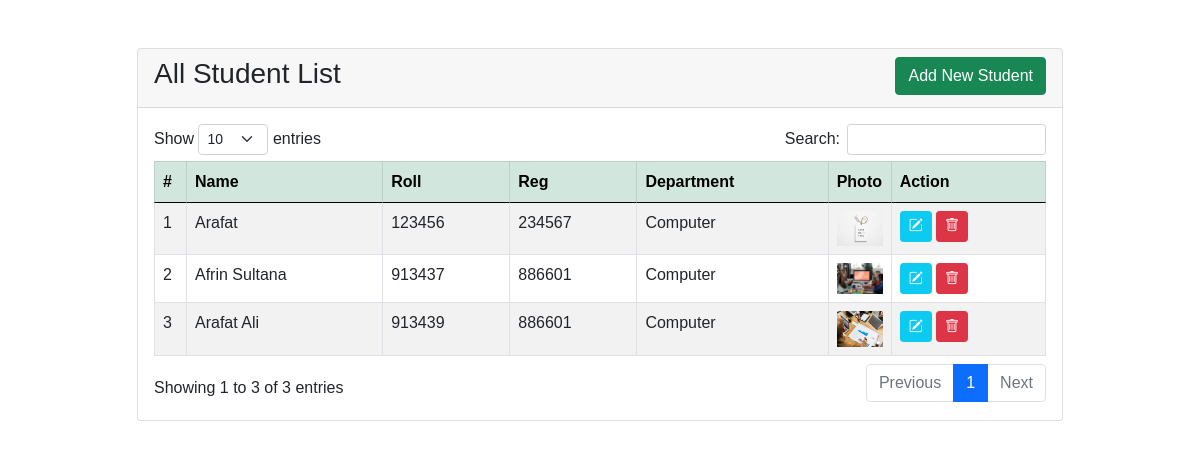
The page / on the database its author committed.
### tables this page shows
CREATE TABLE `student` (
  `id` int(11) NOT NULL,
  `name` varchar(60) NOT NULL,
  `roll` varchar(15) NOT NULL,
  `reg` varchar(20) NOT NULL,
  `department` varchar(50) NOT NULL,
  `photo` varchar(100) NOT NULL
);

### index.php (the view, shortened to what this page needs)
<?php
include('master/header.php')
?>
<div class="container mt-2 mt-md-5">
  <div class="row justify-content-center">
    <div class="col-md-10">
      <div class="card">
        <div class="card-header">
          <h3 class="card-title float-start">All Student List</h3>
          <a href="addStudent" class="btn btn-success float-end"> Add New Student</a>
        </div>
        <div class="card-body">
          <div class="table-responsive">
            <table class="table table-bordered table-striped" id="myTable">
              <thead class="table-success">
                <tr>
                  <th style="width: 15px">#</th>
                  <th>Name</th>
                  <th>Roll</th>
                  <th>Reg</th>
                  <th>Department</th>
                  <th style="width: 20px">Photo</th>
                  <th>Action</th>
                </tr>
              </thead>
              <tbody>
                <?php
                include('database/connect.php');
                $sql= "SELECT * FROM student ORDER BY id DESC";
                $query = $conn->query($sql);
                $i=1;
                while($data = $query->fetch_assoc()) :
                ?>
                <tr>
                  <td><?= $i?></td>
                  <td><?= $data['name']?></td>
                  <td><?= $data['roll']?></td>
                  <td><?= $data['reg']?></td>
                  <td><?= $data['department']?></td>
                  <td><img src="<?=$path.'uploads/'.$data['photo']?>" width="46"></td>
                  <td>
                    <a href="<?= $path.'editStudent/'.$data['id']?>" class="btn btn-info text-light btn-sm"><i class="bi bi-pencil-square"></i></a>
                    <a href="<?= $path.'database/student.php?action=delete&id='.$data['id']?>" onclick="return confirm('Are You Sure Delete This !')"
                     class="btn btn-danger btn-sm"><i class="bi bi-trash"></i></a>
                  </td>
                </tr>
                  <?php $i++; endwhile ?>
              </tbody>
            </table>
          </div>
        </div>
      </div>
    </div>
  </div>
</div>
<?php
include('master/footer.php')
?>

### master/header.php (shortened to what this page needs)
<?php
$path = 'http://localhost/phpcrud/';
?>
<!DOCTYPE html>
<html lang="en">
<head>
    <link rel="stylesheet" href="https://cdn.jsdelivr.net/npm/bootstrap-icons@1.7.2/font/bootstrap-icons.css">
    <link rel="stylesheet" href="<?= $path ?>css/bootstrap.min.css">
    <link rel="stylesheet" href="<?= $path ?>css/datatables.min.css">
    <link rel="stylesheet" href="<?= $path ?>css/toastr.min.css">
</head>
<body style="font-family: sans-serif;">

### master/footer.php (shortened to what this page needs)
</body>
</html>

### rows shown on the page
student: name "Arafat", roll "123456", reg "234567", department "Computer", photo (picture)
student: name "Afrin Sultana", roll "913437", reg "886601", department "Computer", photo (picture)
student: name "Arafat Ali", roll "913439", reg "886601", department "Computer", photo (picture)
